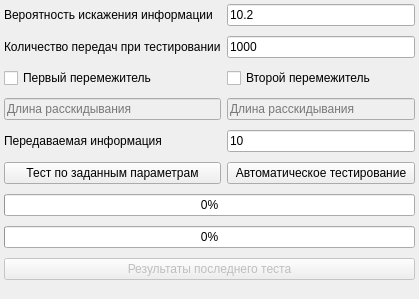
<?xml version="1.0" encoding="UTF-8"?>
<ui version="4.0">
    <class>TestCoder</class>
    <widget class="QWidget" name="TestCoder">
        <property name="geometry">
            <rect>
                <x>0</x>
                <y>0</y>
                <width>419</width>
                <height>299</height>
            </rect>
        </property>
        <property name="windowTitle">
            <string>Тестирование</string>
        </property>
        <property name="windowIcon">
            <iconset resource="../../../Resources/img/img.qrc">
                <normaloff>:/MainWindow/TestCoder.jpg</normaloff>:/MainWindow/TestCoder.jpg
            </iconset>
        </property>
        <widget class="QWidget" name="gridLayoutWidget">
            <property name="geometry">
                <rect>
                    <x>4</x>
                    <y>0</y>
                    <width>411</width>
                    <height>291</height>
                </rect>
            </property>
            <layout class="QGridLayout" name="gridLayout">
                <item row="2" column="0">
                    <widget class="QCheckBox" name="is_interleaver_first">
                        <property name="text">
                            <string>Первый перемежитель</string>
                        </property>
                    </widget>
                </item>
                <item row="9" column="0" colspan="2">
                    <widget class="QPushButton" name="get_last_result_button">
                        <property name="enabled">
                            <bool>false</bool>
                        </property>
                        <property name="text">
                            <string>Результаты последнего теста</string>
                        </property>
                    </widget>
                </item>
                <item row="2" column="1">
                    <widget class="QCheckBox" name="is_interleaver_second">
                        <property name="text">
                            <string>Второй перемежитель</string>
                        </property>
                    </widget>
                </item>
                <item row="4" column="1">
                    <widget class="QLineEdit" name="information_text_box">
                        <property name="text">
                            <string>10</string>
                        </property>
                    </widget>
                </item>
                <item row="0" column="0">
                    <widget class="QLabel" name="label">
                        <property name="text">
                            <string>Вероятность искажения информации</string>
                        </property>
                        <property name="textFormat">
                            <enum>Qt::AutoText</enum>
                        </property>
                    </widget>
                </item>
                <item row="4" column="0">
                    <widget class="QLabel" name="label_3">
                        <property name="text">
                            <string>Передаваемая информация</string>
                        </property>
                        <property name="textFormat">
                            <enum>Qt::AutoText</enum>
                        </property>
                    </widget>
                </item>
                <item row="1" column="0">
                    <widget class="QLabel" name="label_2">
                        <property name="text">
                            <string>Количество передач при тестировании</string>
                        </property>
                        <property name="textFormat">
                            <enum>Qt::AutoText</enum>
                        </property>
                    </widget>
                </item>
                <item row="0" column="1">
                    <widget class="QLineEdit" name="noise_text_box">
                        <property name="inputMask">
                            <string>09.90</string>
                        </property>
                        <property name="text">
                            <string>10.2</string>
                        </property>
                    </widget>
                </item>
                <item row="7" column="0" colspan="2">
                    <widget class="QProgressBar" name="single_test">
                        <property name="value">
                            <number>0</number>
                        </property>
                    </widget>
                </item>
                <item row="6" column="0">
                    <widget class="QPushButton" name="begin_test_button">
                        <property name="text">
                            <string>Тест по заданным параметрам</string>
                        </property>
                    </widget>
                </item>
                <item row="6" column="1">
                    <widget class="QPushButton" name="begin_auto_test_button">
                        <property name="text">
                            <string>Автоматическое тестирование</string>
                        </property>
                    </widget>
                </item>
                <item row="8" column="0" colspan="2">
                    <widget class="QProgressBar" name="auto_test">
                        <property name="value">
                            <number>0</number>
                        </property>
                    </widget>
                </item>
                <item row="1" column="1">
                    <widget class="QLineEdit" name="count_test_text_box">
                        <property name="text">
                            <string>1000</string>
                        </property>
                    </widget>
                </item>
                <item row="3" column="0">
                    <widget class="QLineEdit" name="first_length_text_box">
                        <property name="enabled">
                            <bool>false</bool>
                        </property>
                        <property name="placeholderText">
                            <string>Длина расскидывания</string>
                        </property>
                    </widget>
                </item>
                <item row="3" column="1">
                    <widget class="QLineEdit" name="second_length_text_box">
                        <property name="enabled">
                            <bool>false</bool>
                        </property>
                        <property name="placeholderText">
                            <string>Длина расскидывания</string>
                        </property>
                    </widget>
                </item>
            </layout>
        </widget>
    </widget>
    <resources>
        <include location="../../../Resources/img/img.qrc"/>
    </resources>
    <connections/>
</ui>
